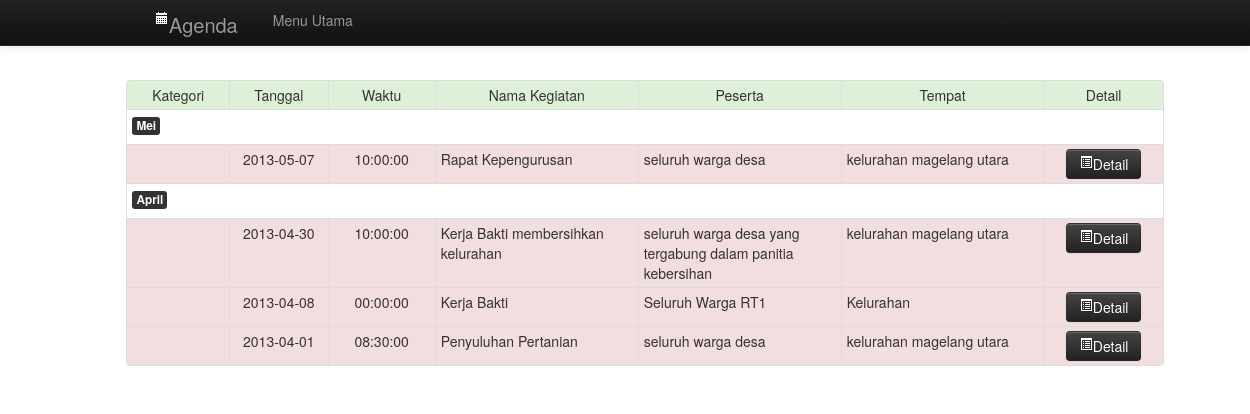
Before: /agenda/index.php with the older database file.
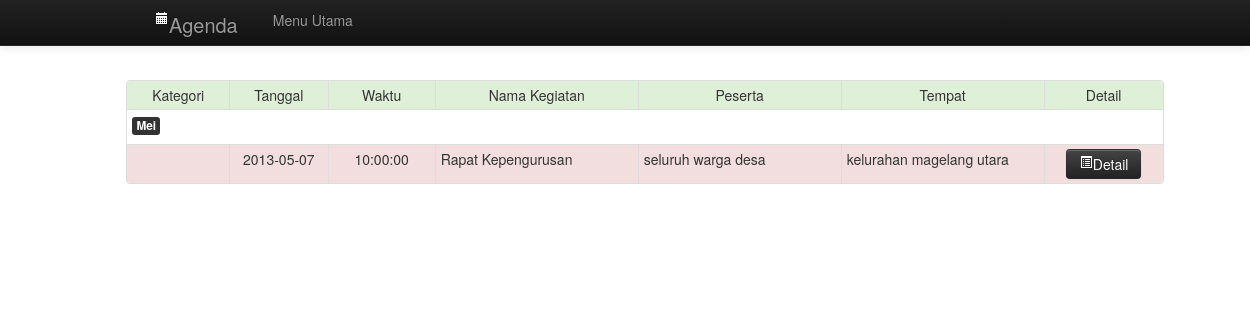
After: the same page with the newer database file.
### tables this page shows
CREATE TABLE IF NOT EXISTS `agenda` (
  `Id` int(6) NOT NULL AUTO_INCREMENT,
  `Nama` varchar(50) NOT NULL,
  `Tgl` date NOT NULL,
  `Waktu` time NOT NULL,
  `Tempat` varchar(100) NOT NULL,
  `Peserta` varchar(100) NOT NULL,
  `Panitia` varchar(100) NOT NULL,
  `Kegiatan` text NOT NULL,
  `IdPenulis` int(6) NOT NULL,
  PRIMARY KEY (`Id`)
);

### agenda/index.php (the view, shortened to what this page needs)
<!DOCTYPE html>
<html>
	<head>
		<link href="../bootstrap/css/bootstrap.css" rel="stylesheet" media="screen">
	</head>
	<body>
			<div class="navbar navbar-inverse navbar-fixed-top">
				<div class="navbar-inner">
					<div class="container">
						<a class="brand" href="index-2.html"><i class="icon-calendar icon-white"></i>Agenda</a>
							<div class="nav-collapse collapse">
								<ul class="nav">
								  <li class="">
									<a href="../">Menu Utama</a>
								  </li>
								</ul>
							</div>
					</div>
				</div>
			</div>
			<br><br><BR><br>
			<div class="container-fluid row-fluid">
				<div class="span10 offset1">
					<table class="table table-hover table-bordered table-condensed">
						<tr class="success">
							<td class="span1"><center>Kategori</center></td>
							<td class="span1"><center>Tanggal</center></td>
							<td class="span1"><center>Waktu</center></td>
							<td class="span2"><center>Nama Kegiatan</center></td>
							<td class="span2"><center>Peserta</center></td>
							<td class="span2"><center>Tempat</center></td>
							<td class="span1"><center>Detail</center></td>
						</tr>
			<?
				$selectAgenda = mysql_query("SELECT * FROM agenda ORDER BY Tgl DESC");
				$bln = 0;
				$id = 0;
				while($row = mysql_fetch_array($selectAgenda)){
					$id++;
					if($bln != substr($row['Tgl'],5,2)){
						$bln = substr($row['Tgl'],5,2);
						if($bln == 1)$bulan = "Januari";
						else if($bln == 2)$bulan = "Febuari";
						else if($bln == 3)$bulan = "Maret";
						else if($bln == 4)$bulan = "April";
						else if($bln == 5)$bulan = "Mei";
						echo "
									<tr>
										<td colspan=\"7\"><label class=\"label label-inverse\">" . $bulan . "</label></td>
									</tr>
								";
					}
					echo "
								<tr class=\"error\">
									<td></td>
									<td><center>$row[Tgl]</center></td>
									<td><center>$row[Waktu]</center></td>
									<td>$row[Nama]</td>
									<td>$row[Peserta]</td>
									<td>$row[Tempat]</td>
									<td><center><a href=\"#detail$id\" role=\"button\" class=\"btn btn-inverse\" data-toggle=\"modal\"><i class=\"icon-list-alt icon-white\"></i>Detail</a></center></td>
								</tr>
							";
				}
				echo "	</table>";
		?>
				</div>
			</div>
	</body>
</html>

Changed rows visible on the page:
removed agenda: Tgl "April", Tgl "2013-04-30", Waktu "10:00:00", Nama "Kerja Bakti membersihkan kelurahan", Peserta "seluruh warga desa yang tergabung dalam panitia kebersihan", Tempat "kelurahan magelang utara"
removed agenda: Tgl "2013-04-08", Waktu "00:00:00", Nama "Kerja Bakti", Peserta "Seluruh Warga RT1", Tempat "Kelurahan"
removed agenda: Tgl "2013-04-01", Waktu "08:30:00", Nama "Penyuluhan Pertanian", Peserta "seluruh warga desa", Tempat "kelurahan magelang utara"
